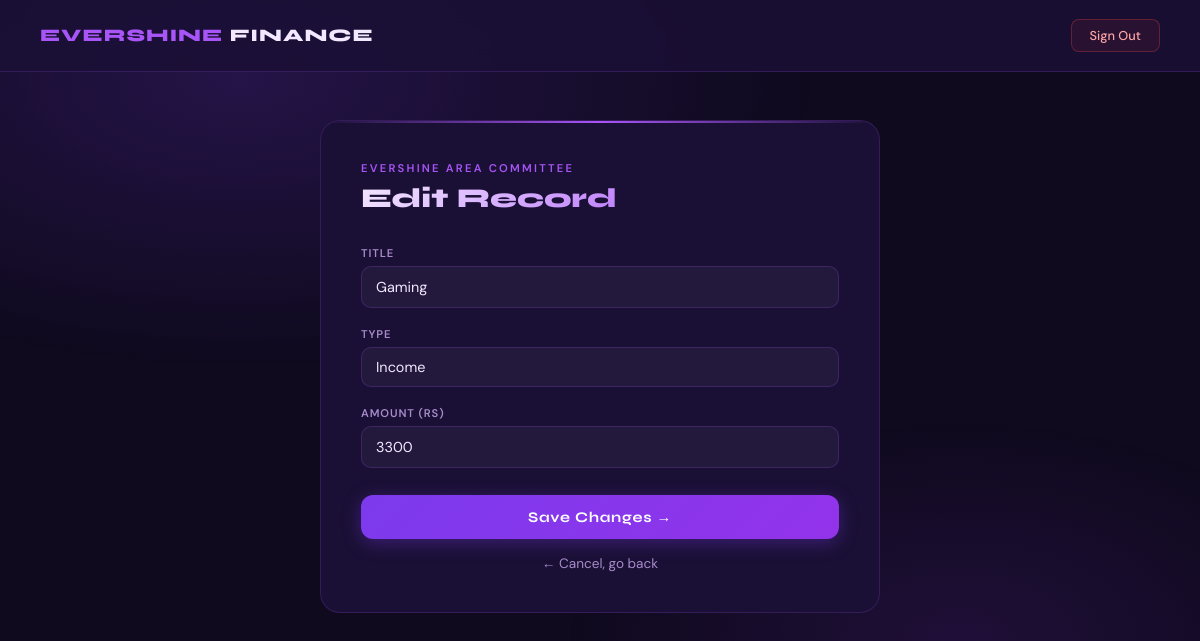
Screenshot of /data_edit.php?id=43 (signed in) with the database file from the repository.
### tables this page shows
CREATE TABLE `income_expense_items` (
  `id` int(11) NOT NULL,
  `date_submitted` datetime NOT NULL DEFAULT current_timestamp(),
  `portfolio_name` varchar(200) DEFAULT NULL,
  `Month` varchar(200) NOT NULL,
  `year` int(11) NOT NULL,
  `Title` text NOT NULL,
  `expense_income` varchar(100) DEFAULT NULL,
  `cost_profit` int(11) DEFAULT NULL,
  `money_left` decimal(10,2) NOT NULL
);

### data_edit.php (the view, shortened to what this page needs)
<?php
require_once 'connect.php';
if (isset($_GET['id'])) {
    $id = $_GET['id'];
    $stmt = $db->prepare("SELECT * FROM income_expense_items WHERE id = ?");
    $stmt->execute([$id]);
    $item = $stmt->fetch(PDO::FETCH_ASSOC);
}
?>
<!DOCTYPE html>
<html lang="en">
<head>
</head>
<body>
    <div class="top-bar">
        <div class="brand">Evershine <span>Finance</span></div>
        <a href="logout.php" class="btn-top">Sign Out</a>
    </div>
    <div class="page-wrap">
        <div class="edit-card">
            <div class="edit-header">
                <div class="edit-eyebrow">Evershine Area Committee</div>
                <h2>Edit Record</h2>
            </div>
            <form method="POST">
                <div class="field">
                    <label>Title</label>
                    <input type="text" name="title" value="<?= htmlspecialchars($item['Title']) ?>" required>
                </div>
                <div class="field">
                    <label>Type</label>
                    <select name="sign">
                        <option value="income"  <?= $item['expense_income'] === 'income'  ? 'selected' : '' ?>>Income</option>
                    </select>
                </div>
                <div class="field">
                    <label>Amount (Rs)</label>
                    <input type="number" name="cost" value="<?= htmlspecialchars($item['cost_profit']) ?>" required>
                </div>
                <button type="submit" name="updateBtn" class="btn-save">Save Changes →</button>
                <a href="main.php" class="cancel-link">← Cancel, go back</a>
            </form>
        </div>
    </div>
</body>
</html>

### data_edit.php (style rules this page uses)
:root { --purple: #7c3aed; --purple-mid: #9333ea; --purple-lite: #a855f7; --dark: #0f0a1e; --card: #1a1035; --border: rgba(168,85,247,0.18); --text: #f3e8ff; --muted: #a78bca; --red: #ef4444; }
* { box-sizing: border-box; margin: 0; padding: 0; }
body { font-family: 'DM Sans', sans-serif; background: var(--dark); color: var(--text); min-height: 100vh; }
body::before { content: ''; position: fixed; inset: 0; background: radial-gradient(ellipse 80% 60% at 20% 10%, rgba(124,58,237,0.2) 0%, transparent 60%), radial-gradient(ellipse 60% 50% at 80% 80%, rgba(147,51,234,0.13) 0%, transparent 55%); pointer-events: none; z-index: 0; }
.top-bar { display: flex; justify-content: space-between; align-items: center; padding: 1.2rem 2.5rem; background: rgba(26,16,53,0.85); border-bottom: 1px solid var(--border); backdrop-filter: blur(12px); position: sticky; top: 0; z-index: 100; }
.brand { font-family: 'Syne', sans-serif; font-size: 1.1rem; font-weight: 800; letter-spacing: 0.06em; text-transform: uppercase; color: var(--purple-lite); }
.brand span { color: var(--text); }
.btn-top { font-family: 'DM Sans', sans-serif; font-size: 0.8rem; font-weight: 500; padding: 7px 18px; border-radius: 8px; border: 1px solid rgba(239,68,68,0.3); background: rgba(239,68,68,0.08); color: #fca5a5; cursor: pointer; text-decoration: none; transition: all 0.2s; }
.page-wrap { position: relative; z-index: 1; width: 100%; padding: 3rem 2.5rem 5rem; display: flex; justify-content: center; }
.edit-card { background: var(--card); border: 1px solid var(--border); border-radius: 20px; padding: 2.5rem; width: 100%; max-width: 560px; position: relative; overflow: hidden; }
.edit-card::before { content:''; position:absolute; top:0; left:0; right:0; height:2px; background: linear-gradient(90deg, transparent, var(--purple-lite), transparent); }
.edit-header { margin-bottom: 2rem; }
.edit-eyebrow { font-size: 0.7rem; font-weight: 600; letter-spacing: 0.2em; text-transform: uppercase; color: var(--purple-lite); margin-bottom: 0.4rem; }
.edit-header h2 { font-family: 'Syne', sans-serif; font-size: 1.7rem; font-weight: 800; background: linear-gradient(135deg, #f3e8ff 0%, #c084fc 55%, #a855f7 100%); -webkit-background-clip: text; -webkit-text-fill-color: transparent; background-clip: text; }
.field { margin-bottom: 1.2rem; }
.field label { display: block; font-size: 0.7rem; font-weight: 600; letter-spacing: 0.08em; text-transform: uppercase; color: var(--muted); margin-bottom: 6px; }
.field input, .field select { width: 100%; background: rgba(255,255,255,0.04); border: 1px solid rgba(168,85,247,0.2); border-radius: 10px; padding: 11px 14px; color: var(--text); font-family: 'DM Sans', sans-serif; font-size: 0.9rem; outline: none; transition: border-color 0.2s, background 0.2s; -webkit-appearance: none; }
.field select option { background: #1a1035; color: var(--text); }
.btn-save { width: 100%; padding: 13px; margin-top: 0.5rem; background: linear-gradient(135deg, var(--purple), var(--purple-mid)); border: none; border-radius: 12px; color: #fff; font-family: 'Syne', sans-serif; font-size: 0.92rem; font-weight: 700; letter-spacing: 0.05em; cursor: pointer; transition: all 0.25s; box-shadow: 0 4px 18px rgba(124,58,237,0.35); }
.cancel-link { display: block; text-align: center; margin-top: 1rem; color: var(--muted); text-decoration: none; font-size: 0.85rem; transition: color 0.2s; }

### rows the page displays
income_expense_items: title "Gaming", sign "Income", cost "3300"
